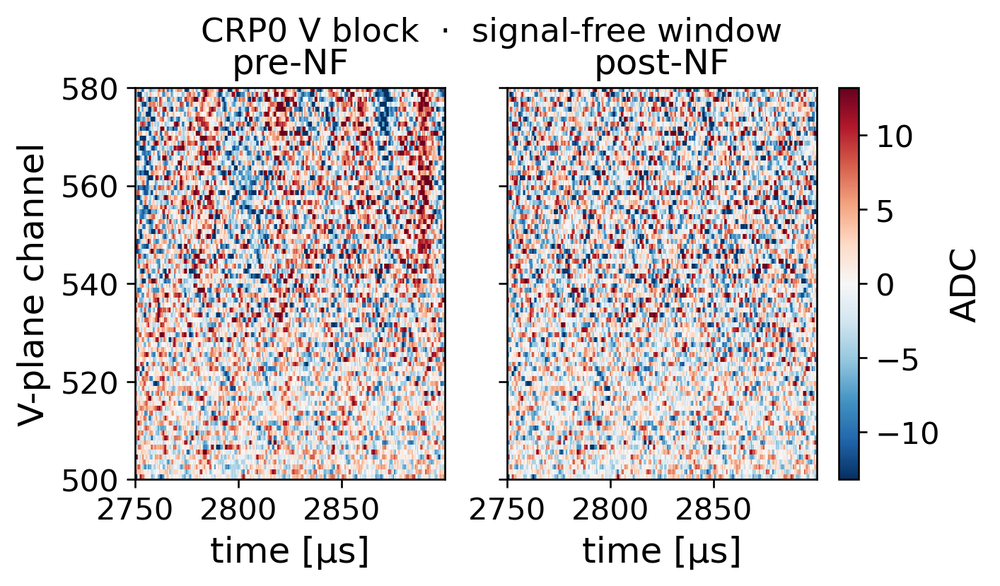
#> input picture pdvd/pics/nfsp_src/nf_coherent_2d.png, 1000 x 586 px, shrunk from 1414 x 829 before the run
$ python make_nf_chain_diagram.py
#> lines starting #> are read from the running program, lines starting #| are printed output that depends on the picture
### pdvd/pics/diagram_helpers_v2.py
#!/usr/bin/env python3
"""Shared drawing helpers for the PDVD NF and SP algorithm diagrams.

Duplication-fork of pdhd/pics/diagram_helpers.py (adds stack_box + the
enlarged review-round font defaults).  pdvd/pics/diagram_helpers.py is kept
untouched so the existing PD-VD clus/imaging builders render byte-identically.

16x9 "world" on a 19.2x10.8in figure => 1.2 in per world-unit on both axes,
so world units are physically square and placed inset images keep their aspect.
"""
import os
import numpy as np
from PIL import Image
import matplotlib
matplotlib.use("Agg")
import matplotlib.pyplot as plt
from matplotlib.patches import FancyBboxPatch, FancyArrowPatch, Circle

W, H = 16.0, 9.0
FIGIN = (19.2, 10.8)
INK = "#20242b"


class Canvas:
    def __init__(self):
        self.fig = plt.figure(figsize=FIGIN)
        self.fig.patch.set_facecolor("white")
        ov = self.fig.add_axes([0, 0, 1, 1])
        ov.set_xlim(0, W)
        ov.set_ylim(0, H)
        ov.axis("off")
        self.ov = ov

    # -- primitives --------------------------------------------------------
    def group_bg(self, x0, y0, w, h, ec, fc, label=None, lx=None, ly=None,
                 fs=13, alpha=0.9):
        self.ov.add_patch(FancyBboxPatch(
            (x0, y0), w, h, boxstyle="round,pad=0.02,rounding_size=0.16",
            linewidth=1.6, edgecolor=ec, facecolor=fc, alpha=alpha, zorder=1))
        if label:
            self.ov.text(lx if lx is not None else x0 + w / 2,
                         ly if ly is not None else y0 + h - 0.28, label,
                         ha="center", va="center", fontsize=fs,
                         fontweight="bold", color=ec, zorder=2)

    # [9 lines left out: function box, not called in this run]

    def stack_box(self, cx, cy, w, h, lines, fc, ec, lw=2.0, gap=0.40):
        """Rounded box holding a vertical stack of individually-styled lines.

        lines: list of (text, fontsize, bold, color, italic).  Used for the
        I/O boxes so the physical name reads big and the WCT tag stays a small
        secondary line inside the same box.
        """
        self.ov.add_patch(FancyBboxPatch(
            (cx - w / 2, cy - h / 2), w, h,
            boxstyle="round,pad=0.02,rounding_size=0.14",
            linewidth=lw, edgecolor=ec, facecolor=fc, zorder=5))
        y = cy + (len(lines) - 1) / 2.0 * gap
        for txt, fs, bold, col, ital in lines:
            self.ov.text(cx, y, txt, ha="center", va="center", fontsize=fs,
                         fontweight="bold" if bold else "normal", color=col,
                         style="italic" if ital else "normal", zorder=6)
            y -= gap

    def algobox(self, cx, cy, w, h, title, bullets, fc, ec, tc=None,
                title_fs=12.5, bullet_fs=9.8, lw=2.0, dy=0.295):
        """Rounded box with a bold title band and bulleted sub-steps."""
        self.ov.add_patch(FancyBboxPatch(
            (cx - w / 2, cy - h / 2), w, h,
            boxstyle="round,pad=0.02,rounding_size=0.14",
            linewidth=lw, edgecolor=ec, facecolor=fc, zorder=5))
        self.ov.text(cx, cy + h / 2 - 0.27, title, ha="center", va="center",
                     fontsize=title_fs, fontweight="bold", color=tc or ec,
                     zorder=6)
        y = cy + h / 2 - 0.60
        for b in bullets:
            self.ov.text(cx - w / 2 + 0.22, y, b, ha="left", va="center",
                         fontsize=bullet_fs, color=INK, zorder=6)
            y -= dy

    def arrow(self, p0, p1, color, lw=2.6, ms=22, ls="-"):
        self.ov.add_patch(FancyArrowPatch(
            p0, p1, arrowstyle="-|>", mutation_scale=ms, linewidth=lw,
            color=color, linestyle=ls, shrinkA=2, shrinkB=2, zorder=4))

    def leader(self, p_from, p_to, color):
        self.ov.add_patch(FancyArrowPatch(
            p_from, p_to, arrowstyle="-", linewidth=1.4, color=color,
            alpha=0.85, linestyle=(0, (5, 3)), zorder=3))
        self.ov.add_patch(Circle(p_to, 0.055, color=color, zorder=6))

    def title(self, main, sub, my=8.60, sy=8.02, mfs=25, sfs=16.5):
        self.ov.text(W / 2, my, main, ha="center", va="center",
                     fontsize=mfs, fontweight="bold", color=INK)
        self.ov.text(W / 2, sy, sub, ha="center", va="center",
                     fontsize=sfs, color="#444")

    def footer(self, text):
        self.ov.text(W / 2, 0.30, text, ha="center", va="center",
                     fontsize=10.5, color="#8a8a8a")

    # -- image inset -------------------------------------------------------
    def place_image(self, path, cx, wd, yb, caption, target, color, box=None,
                    cap_fs=13.5):
        im = Image.open(path).convert("RGB")
        if box:
            w, h = im.size
            l, t, r, b = box
            im = im.crop((int(l * w), int(t * h), int(r * w), int(b * h)))
        iw, ih = im.size
        hd = wd * ih / iw
        ax = self.fig.add_axes([(cx - wd / 2) / W, yb / H, wd / W, hd / H])
        ax.imshow(np.asarray(im))
        ax.set_xticks([])
        ax.set_yticks([])
        for s in ax.spines.values():
            s.set_edgecolor(color)
            s.set_linewidth(1.8)
        self.ov.text(cx, yb - 0.20, caption, ha="center", va="top",
                     fontsize=cap_fs, color=color, fontweight="bold")
        if target is not None:
            self.leader((cx, yb + hd + 0.04), target, color)
        return hd

    def save(self, out_base):
        self.fig.savefig(out_base + ".png", dpi=200, facecolor="white")
        self.fig.savefig(out_base + ".pdf", facecolor="white")
        print("wrote", out_base + ".png / .pdf")

### pdvd/pics/make_nf_chain_diagram.py
#!/usr/bin/env python3
"""ProtoDUNE-VD Noise-Filtering algorithm diagram (wide 16:9, for slides).

Counterpart of pdhd/pics/make_nf_chain_diagram.py (PD-HD original) with the
ProtoDUNE-VD cascade.  Draws the live OmnibusNoiseFilter chain as the toolkit
actually runs it on PDVD (protodunevd/nf.jsonnet / wct-nf-sp*.jsonnet):

  raw ADC (DAQ or WCT sim) -> [Resampler 512->500 ns, bottom CRPs, data only]
   -> OmnibusNoiseFilter:
        1 PDVDOneChannelNoise    (per channel)
        2 PDVDCoherentNoiseSub   (per conduit group)
        3 PDVDShieldCouplingSub  (top-CRP U strips only)
   -> cleaned ADC frame

WCT tag convention (a known source of confusion): the *input* raw ADC is tagged
`orig` in WCT, and the NF-*cleaned* output is tagged `raw{N}` — i.e. WCT's "raw"
is everyone else's "cooked".  The boxes therefore carry the physical name big
and the WCT tag as a small secondary line.

Only live code paths are drawn as active; configured-but-dormant machinery is
listed in a greyed "OFF in this build" panel.  Two real-data insets
(coherent-noise 2D before/after; per-channel noise RMS pre/post) sit below.

Output: pdvd/pics/pdvd_nf_chain.{png,pdf}
"""
import os
from diagram_helpers_v2 import Canvas

HERE = os.path.dirname(os.path.abspath(__file__))
SRC = os.path.join(HERE, "nfsp_src")

C_NF = "#c85a11"      # noise-filter algorithms
BG_NF = "#fbeede"
C_IN = "#3a3f47"      # input / raw ADC
BG_IN = "#eef1f5"
C_WC = "#2f6ba6"      # WC-domain driver stage (Resampler)
BG_WC = "#e7f0f9"
C_OUT = "#2e7d4f"     # cleaned output
BG_OUT = "#eaf5ee"
C_OFF = "#9aa0a8"     # dormant / OFF
BG_OFF = "#f1f1f3"
INK = "#20242b"


def main():
    c = Canvas()
    c.title("ProtoDUNE-VD Wire-Cell Noise Filtering  ·  OmnibusNoiseFilter "
            "(per CRP)",
            r"raw ADC  →  per-channel baseline  →  coherent common-mode "
            r"subtraction  →  shield coupling (top U)  →  cleaned ADC")

    ys = 6.40
    # ---- input (raw ADC, either DAQ or WCT sim) -------------------------
    c.stack_box(1.35, ys, 2.20, 1.85, [
        ("raw ADC frame", 15, True, INK, False),
        ("(per CRP anode)", 11.5, False, INK, False),
        ("source: DAQ or WCT sim", 11.5, False, C_IN, False),
        ("WCT tag: orig", 11, False, "#6b7178", True),
    ], BG_IN, C_IN, gap=0.42)

    # ---- data-only resampler (a WC-domain driver stage — colored) -------
    c.stack_box(3.55, ys, 1.90, 1.70, [
        ("Resampler", 14, True, C_WC, False),
        ("512 → 500 ns", 12, False, INK, False),
        ("bottom CRPs · data", 10.5, False, C_WC, True),
        ("(top: tick relabel)", 10, False, "#6b7178", True),
    ], BG_WC, C_WC, gap=0.40)

    # ---- OmnibusNoiseFilter group ---------------------------------------
    gx0, gy0, gw, gh = 4.70, 4.55, 9.00, 3.30
    c.group_bg(gx0, gy0, gw, gh, C_NF, BG_NF,
               label="OmnibusNoiseFilter   (one per CRP anode)",
               ly=gy0 + gh - 0.30, fs=15.5)

    yb = 5.95
    c.algobox(6.05, yb, 2.50, 2.62,
              "① OneChannelNoise", [
                  "per channel:",
                  "• FFT → zero DC bin → IFFT",
                  "• dynamic baseline:",
                  "   clip ±6σ, subtract",
                  "   binned median",
                  "• RMS ∉ [1,60] → \"noisy\"",
              ], "white", C_NF, title_fs=14, bullet_fs=10.6, dy=0.335)
    c.algobox(8.75, yb, 2.50, 2.62,
              "② CoherentNoiseSub", [
                  "per conduit group",
                  "(16–48 ch):",
                  "• per-tick group median",
                  "• signal protection —",
                  "   U/V via FR⊛E deconv",
                  "• subtract, per-ch coef",
              ], "white", C_NF, title_fs=13.5, bullet_fs=10.6, dy=0.335)
    c.algobox(11.80, yb, 3.35, 2.62,
              "③ ShieldCouplingSub", [
                  "top CRPs only, U plane:",
                  "• shield-strip pickup groups keyed",
                  "   by strip length (PDVD_strip_length)",
                  "• per-strip common-mode estimate",
                  "• subtract from the coupled U chans",
                  "   (bottom CRPs: stage skipped)",
              ], "white", C_NF, title_fs=14, bullet_fs=10.3, dy=0.365)

    # ---- output ---------------------------------------------------------
    c.stack_box(14.85, ys, 1.90, 1.7, [
        ("cleaned ADC", 14, True, C_OUT, False),
        ("frame (per CRP)", 12, False, INK, False),
        ("WCT tag: raw{N}", 11, False, "#5f8f72", True),
    ], BG_OUT, C_OUT, gap=0.44)

    # ---- spine arrows ----------------------------------------------------
    c.arrow((2.45, ys), (2.60, ys), C_IN)            # input -> resampler
    c.arrow((4.50, ys), (4.80, yb + 0.4), C_WC)      # resampler -> group/box1
    c.arrow((7.30, yb), (7.50, yb), C_NF)            # box1 -> box2
    c.arrow((10.00, yb), (10.125, yb), C_NF)         # box2 -> box3
    c.arrow((13.475, yb + 0.4), (13.90, ys), C_OUT)  # box3 -> output

    # ---- OFF-in-this-build panel (bottom-left) --------------------------
    ox0, oy0, ow, oh = 0.45, 1.05, 3.55, 3.00
    c.group_bg(ox0, oy0, ow, oh, C_OFF, BG_OFF,
               label="available in code — OFF here", ly=oy0 + oh - 0.28,
               fs=12.5)
    off_lines = [
        "PDVD front-end is DC-coupled, so",
        "these MicroBooNE-era paths are",
        "left at their C++ defaults:",
        "",
        "• adaptive baseline / IS_RC partial",
        "• RC+RC undershoot deconvolution",
        "• per-channel freq-notch masks",
        "",
        "no PDHD-style FEMB neg-pulse stage",
    ]
    yy = oy0 + oh - 0.70
    for ln in off_lines:
        c.ov.text(ox0 + 0.22, yy, ln, ha="left", va="center", fontsize=11,
                  color="#6b7178", zorder=2)
        yy -= 0.262

    # ---- insets (bottom) -------------------------------------------------
    ybi = 1.05
    c.place_image(os.path.join(SRC, "nf_coherent_2d.png"), 7.30, 5.20, ybi,
                  "coherent-noise subtraction (data)", (8.75, 4.60), C_NF)
    c.place_image(os.path.join(SRC, "nf_noise_rms.png"), 13.10, 5.30, ybi,
                  "noise RMS: pre-NF → post-NF (data)", (14.85, 5.55), C_OUT)
#> call 2 of place_image, with path = 'pdvd/pics/nfsp_src/nf_noise_rms.png', cx = 13.1, wd = 5.3, yb = 1.05, caption = 'noise RMS: pre-NF → post-NF (data)', target = (14.85, 5.55), color = '#2e7d4f', cap_fs = 13.5
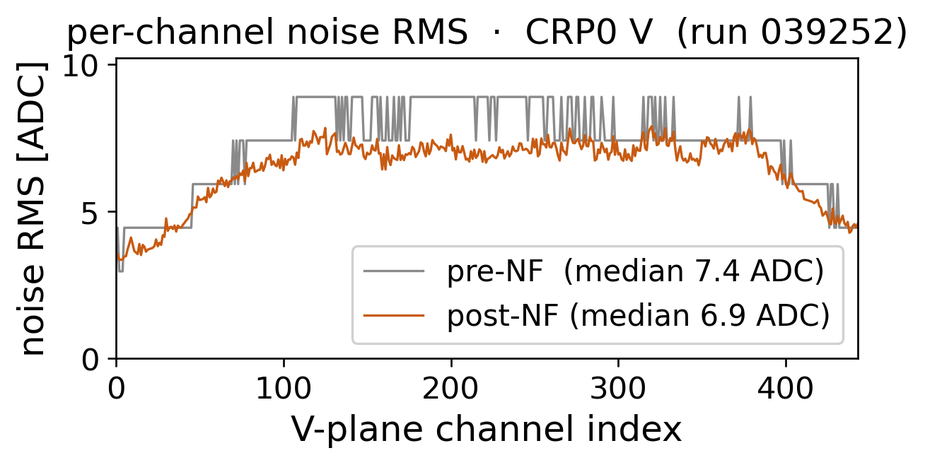
#> input picture pdvd/pics/nfsp_src/nf_noise_rms.png, 925 x 465 px, shrunk from 1308 x 658 before the run

    c.footer("Wire-Cell Toolkit  ·  cfg/pgrapher/experiment/protodunevd/"
             "{nf,chndb-base,chndb-resp-bot,chndb-resp-top}.jsonnet + "
             "wct-nf-sp(-dnnroi).jsonnet  ·  impl sigproc/src/ProtoduneVD.cxx"
             "  ·  insets: ProtoDUNE-VD data run 039252 evt 298567, CRP0 V")
    c.save(os.path.join(HERE, "pdvd_nf_chain"))
#> in save, `self.fig.savefig(out_base + ".png", dpi=200, facecolor="white")`:
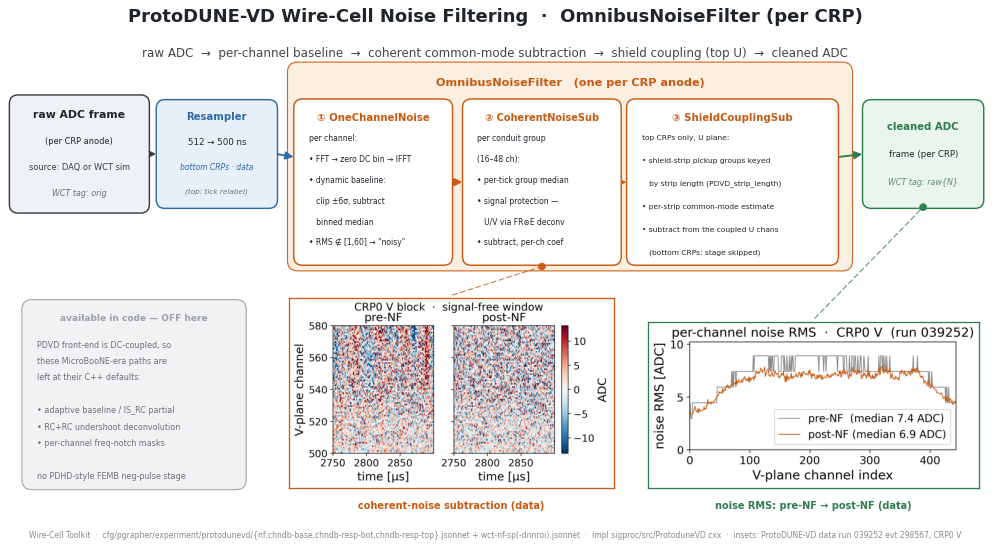
#> figure drawn by matplotlib, 3 panels


if __name__ == "__main__":
    main()
